Frame 1 (no input): blank canvas, image omitted
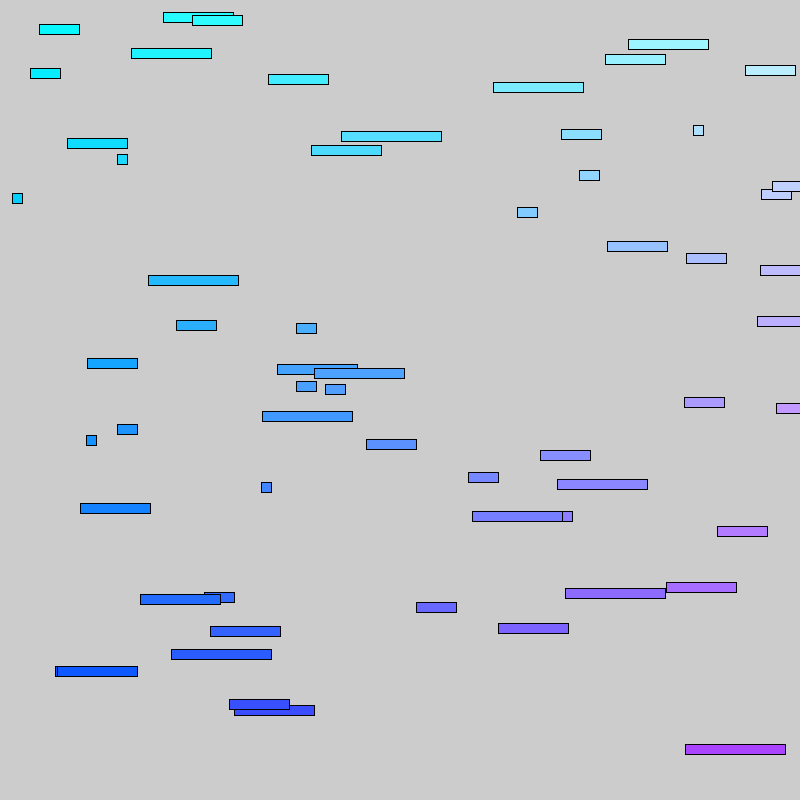
Frame 60 (the mouse pressed at the canvas centre just before this capture)
Frame 120 (the mouse held since frame 60 and released just before this capture): identical to frame 60, image omitted

The Processing sketch that drew this single still picture (run headless with seeded random() and noise(); from frame 60 on, the mouse is pressed at the canvas centre):

// Processing sketch: W4_Project
// ── W4_Project.pde
int x;
int y;

void setup()
{
  size(800, 800);
  x=10;
  y=10;
}

void draw()
{
  if (mousePressed==false)
  {
    x+=10;    
    if (x>100) x=10;
    
    float fillColorX = random(800); 
    float fillColorY = random(800); 
     
    fill(fillColorX/4, 255-fillColorY/4, 255);
    rect(fillColorX, fillColorY, x, y);
  }
}
